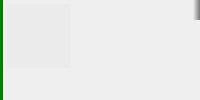
<?xml version="1.0" encoding="UTF-8"?>
<ui version="4.0">
 <class>snapshotItem</class>
 <widget class="QWidget" name="snapshotItem">
  <property name="windowTitle">
   <string>Form</string>
  </property>
  <layout class="QGridLayout" name="gridLayout" rowstretch="0,0,1" columnstretch="0,0,1,0">
   <property name="margin">
    <number>0</number>
   </property>
   <property name="spacing">
    <number>0</number>
   </property>
   <item row="0" column="1" rowspan="3">
    <layout class="QVBoxLayout" name="previewVerticalLayout" stretch="0,1">
     <property name="spacing">
      <number>0</number>
     </property>
     <property name="margin">
      <number>4</number>
     </property>
     <item>
      <widget class="QLabel" name="previewLabel">
       <property name="minimumSize">
        <size>
         <width>64</width>
         <height>64</height>
        </size>
       </property>
       <property name="maximumSize">
        <size>
         <width>64</width>
         <height>64</height>
        </size>
       </property>
       <property name="styleSheet">
        <string notr="true">QLabel {
	background: rgba(175, 175, 175, 16);
	border: 0px;
    border-radius: 3px;
    padding: 0px 0px;
}</string>
       </property>
       <property name="textFormat">
        <enum>Qt::RichText</enum>
       </property>
       <property name="alignment">
        <set>Qt::AlignCenter</set>
       </property>
      </widget>
     </item>
     <item>
      <spacer name="verticalSpacer">
       <property name="orientation">
        <enum>Qt::Vertical</enum>
       </property>
       <property name="sizeType">
        <enum>QSizePolicy::Ignored</enum>
       </property>
       <property name="sizeHint" stdset="0">
        <size>
         <width>0</width>
         <height>0</height>
        </size>
       </property>
      </spacer>
     </item>
    </layout>
   </item>
   <item row="0" column="2" colspan="2">
    <layout class="QHBoxLayout" name="nameVerticalLayout" stretch="1,0">
     <property name="spacing">
      <number>0</number>
     </property>
     <property name="bottomMargin">
      <number>3</number>
     </property>
     <item>
      <widget class="QLabel" name="fileNameLabel">
       <property name="minimumSize">
        <size>
         <width>0</width>
         <height>20</height>
        </size>
       </property>
       <property name="maximumSize">
        <size>
         <width>16777215</width>
         <height>20</height>
        </size>
       </property>
       <property name="font">
        <font>
         <weight>75</weight>
         <bold>true</bold>
        </font>
       </property>
       <property name="styleSheet">
        <string notr="true">QLabel {
	background-color: transparent;
}</string>
       </property>
       <property name="textFormat">
        <enum>Qt::PlainText</enum>
       </property>
       <property name="wordWrap">
        <bool>true</bool>
       </property>
      </widget>
     </item>
     <item>
      <widget class="QLabel" name="sizeLabel">
       <property name="minimumSize">
        <size>
         <width>0</width>
         <height>20</height>
        </size>
       </property>
       <property name="maximumSize">
        <size>
         <width>16777215</width>
         <height>20</height>
        </size>
       </property>
       <property name="toolTip">
        <string notr="true"/>
       </property>
       <property name="styleSheet">
        <string notr="true">QLabel {
	background: qlineargradient(spread:pad, x1:0, y1:0, x2:1, y2:0, stop:0 rgba(255, 255, 255, 0), stop:1 rgba(64, 64, 64, 175));
}</string>
       </property>
       <property name="textFormat">
        <enum>Qt::PlainText</enum>
       </property>
       <property name="alignment">
        <set>Qt::AlignRight|Qt::AlignTrailing|Qt::AlignVCenter</set>
       </property>
       <property name="margin">
        <number>2</number>
       </property>
      </widget>
     </item>
    </layout>
   </item>
   <item row="1" column="2">
    <layout class="QHBoxLayout" name="infoHorizontalLayout">
     <property name="spacing">
      <number>0</number>
     </property>
    </layout>
   </item>
   <item row="2" column="2" colspan="2">
    <layout class="QHBoxLayout" name="descriptionLorizontalLayout" stretch="0,1">
     <property name="spacing">
      <number>0</number>
     </property>
     <item>
      <widget class="QLabel" name="authorLabel">
       <property name="minimumSize">
        <size>
         <width>0</width>
         <height>25</height>
        </size>
       </property>
       <property name="font">
        <font>
         <italic>true</italic>
        </font>
       </property>
       <property name="styleSheet">
        <string notr="true">color:grey;</string>
       </property>
       <property name="textFormat">
        <enum>Qt::PlainText</enum>
       </property>
       <property name="alignment">
        <set>Qt::AlignLeading|Qt::AlignLeft|Qt::AlignTop</set>
       </property>
       <property name="margin">
        <number>2</number>
       </property>
      </widget>
     </item>
     <item>
      <widget class="QLabel" name="commentLabel">
       <property name="minimumSize">
        <size>
         <width>0</width>
         <height>25</height>
        </size>
       </property>
       <property name="textFormat">
        <enum>Qt::PlainText</enum>
       </property>
       <property name="alignment">
        <set>Qt::AlignLeading|Qt::AlignLeft|Qt::AlignTop</set>
       </property>
       <property name="wordWrap">
        <bool>true</bool>
       </property>
       <property name="margin">
        <number>2</number>
       </property>
      </widget>
     </item>
    </layout>
   </item>
   <item row="0" column="0" rowspan="3">
    <widget class="Line" name="itemColorLine">
     <property name="maximumSize">
      <size>
       <width>4</width>
       <height>16777215</height>
      </size>
     </property>
     <property name="styleSheet">
      <string notr="true">QFrame { border: 0px; background-color: green;}
</string>
     </property>
     <property name="frameShadow">
      <enum>QFrame::Plain</enum>
     </property>
     <property name="lineWidth">
      <number>4</number>
     </property>
     <property name="orientation">
      <enum>Qt::Vertical</enum>
     </property>
    </widget>
   </item>
  </layout>
 </widget>
 <resources/>
 <connections/>
</ui>
